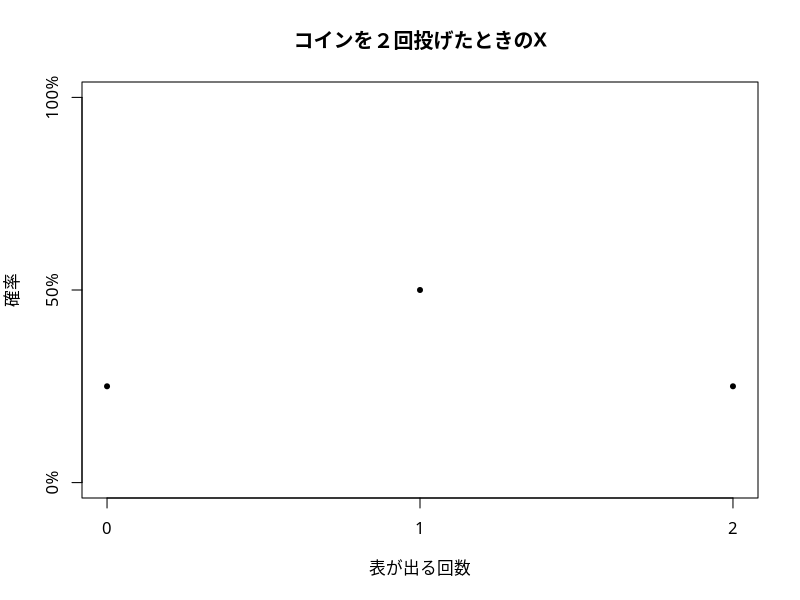

Write R code to recreate this figure.
par(family = "HiraKakuProN-W3")

tickValues <- c(0,0.5,1) # 自動で区分け
tickStrings <- sprintf("%s",c("0%","50%","100%")) 

plot(dbinom(seq(0,2,by=1),2,0.5),
     ylim=c(0,1),
     xaxt="n",yaxt="n",
     xlab="表が出る回数",
     ylab="確率",pch=20,
     main="コインを２回投げたときのX")
axis(side=1, at=1:3, labels=0:2)
axis(side=2, at=tickValues, labels=tickStrings)